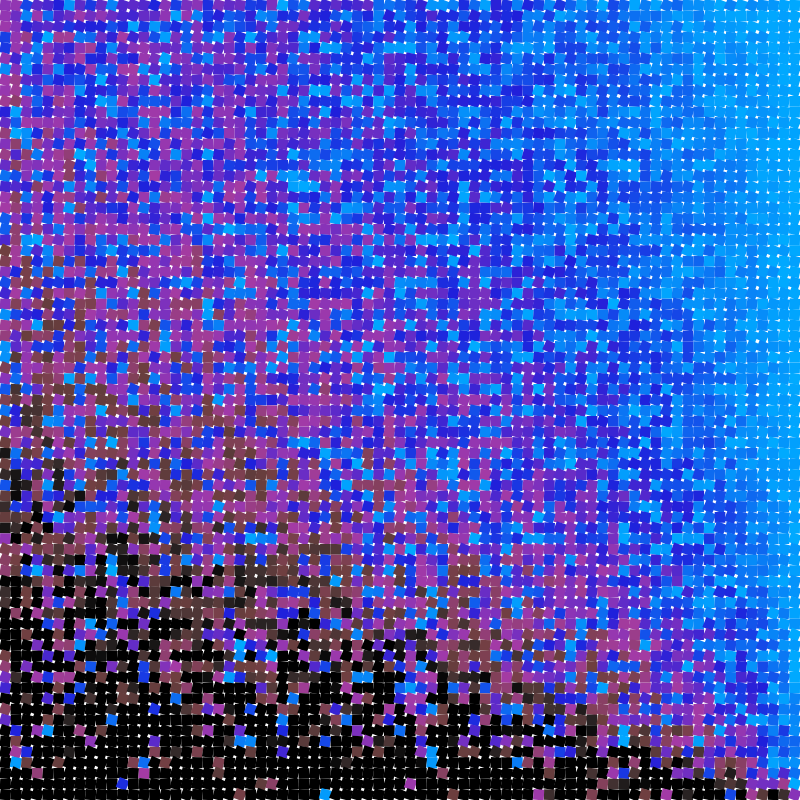
Frame 1 (no input)
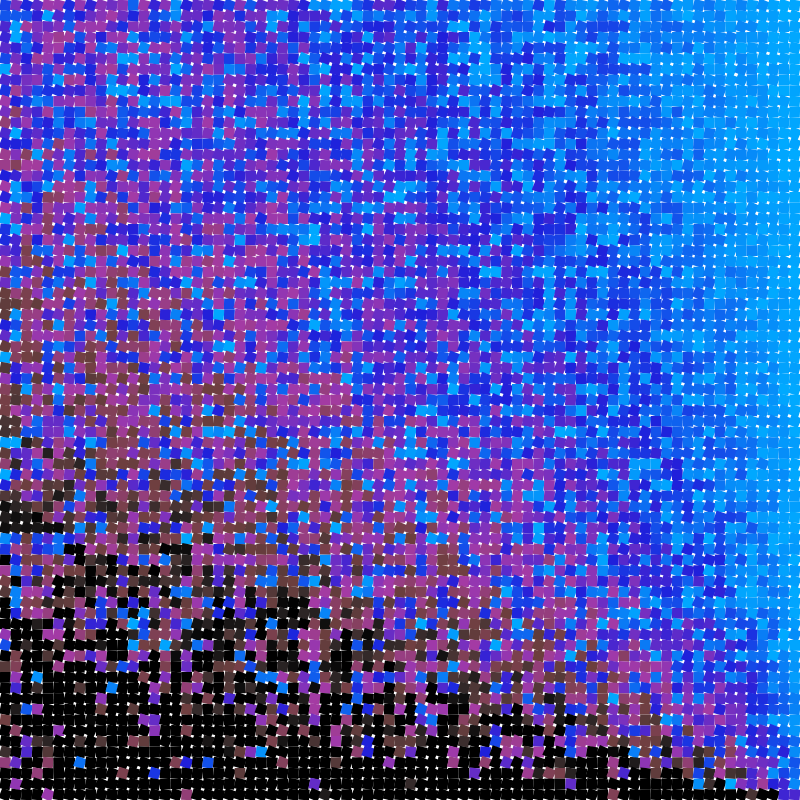
Frame 2 (the mouse pressed at the canvas centre, redrawn once)

The p5.js sketch that drew these frames (run headless with seeded random() and noise() and a simulated clock; the mouse was pressed at the canvas centre and the sketch redrawn once):

// p5.js sketch
// ── sketch.js
const side = 800;
const nb = 75; // nombre de carré par côté
const rap = side / nb; // taille de chaque carré
const rap2 = rap * 0.5; // taille de chaque carré / 2

let grid = new Array(nb).fill().map(() => new Array(nb).fill([]));
const color0 = { "H": 60, "S": 100, "B": 65 };
const color1 = { "H": 160, "S": 100, "B": 25 };
const color2 = { "H": 340, "S": 50, "B": 50 };
const colors = [color0, color1, color2]
let color_index = 2;

function setup() {
  createCanvas(side, side);
  colorMode(HSB, 360, 100, 100, 250);
  noLoop();
  angleMode(DEGREES);
  frameRate(10)
}

function draw() {
  background("white");
  initiate_grid();
  draw_grid();
}

function draw_skwair(sq) {
  push();
  translate(sq.x + rap2, sq.y + rap2);
  rotate(sq.a);
  translate(-sq.x - rap2, -sq.y - rap2);
  fill(sq.c.H, sq.c.S, sq.c.B)
  noStroke();
  rect(sq.x, sq.y, rap);
  pop();
}

function make_skwair(x, y, c) {
  c = Object.assign({}, colors[c]);
  rand = (((nb - (x / rap))) / (nb - (y / rap))) * random() * 0.8
  c.B = c.B + (100 - c.B) * (1 - rand)
  c.S = c.S + (100 - c.S) * (1 - rand)
  c.H = c.H + (200 - c.H) * (1 - rand)
  return {
    "x": x,
    "y": y,
    "a": random() * 25, // angle
    "c": c, // couleur
  }
}

function initiate_grid() {
  for (i = 0; i < nb; i++) {
    for (j = 0; j < nb; j++) {
      grid[i][j] = make_skwair(i * rap, j * rap, color_index);
    }
  }
}

function draw_grid() {
  for (i = 0; i < nb; i++) {
    for (j = 0; j < nb; j++) {
      draw_skwair(grid[i][j]);
    }
  }
}
